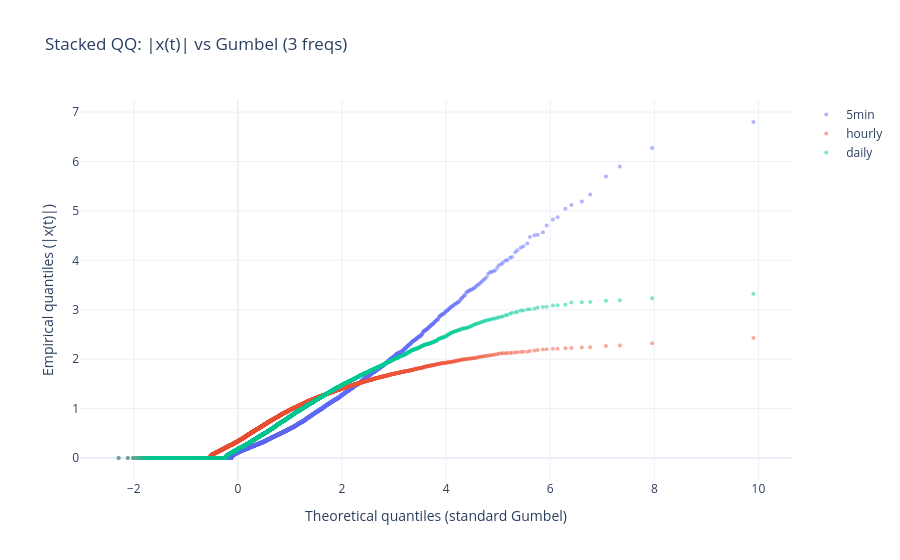
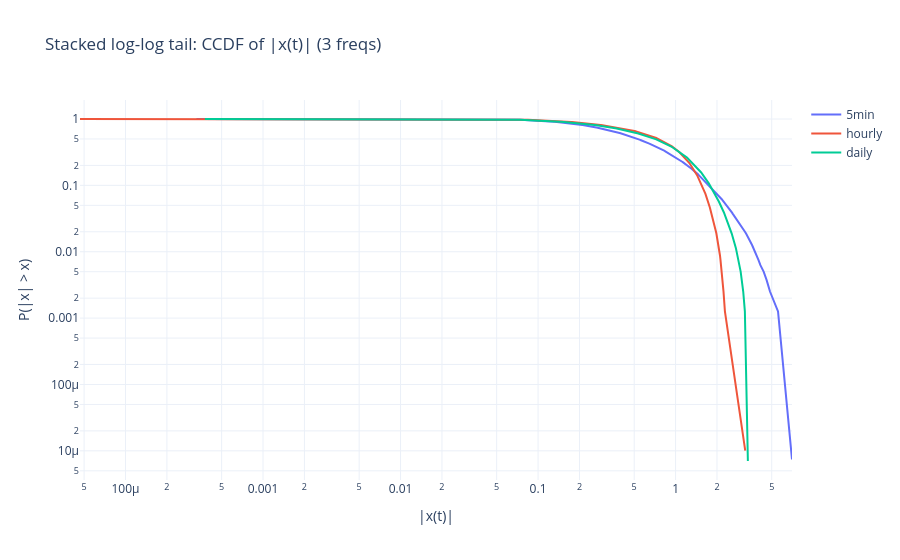

Write notebook code for charts like these, in order.
### Markdown cell above
### Stacked overlays (3 colors): QQ + log-log tail across frequencies

### Code cell
def ccdf_points(x: np.ndarray, max_points: int = 600) -> tuple[np.ndarray, np.ndarray]:
    x = np.asarray(x, dtype=float)
    x = x[np.isfinite(x)]
    x = x[x > 0]
    if x.size == 0:
        return np.array([]), np.array([])
    x = np.sort(x)
    n = x.size
    k = min(max_points, n)
    idx = np.unique(np.linspace(0, n - 1, k).astype(int))
    xv = x[idx]
    ccdf = (n - idx) / n
    return xv, ccdf


abs_by_freq: dict[Freq, np.ndarray] = {}
for freq in ("5min", "hourly", "daily"):
    abs_by_freq[freq] = pooled_abs_scores(freq)

palette = {"5min": "#636EFA", "hourly": "#EF553B", "daily": "#00CC96"}

# QQ overlay: standard-gumbel quantiles on x-axis for all freqs
fig_qq = go.Figure()
for freq in ("5min", "hourly", "daily"):
    x = abs_by_freq[freq]
    if x.size == 0:
        continue
    q_std, emp, loc, scale, _, _ = qq_data_abs_score_vs_gumbel(x)
    # subsample points for plotting density
    if emp.size > 4000:
        take = np.unique(np.linspace(0, emp.size - 1, 4000).astype(int))
        q_std_p = q_std[take]
        emp_p = emp[take]
    else:
        q_std_p, emp_p = q_std, emp
    fig_qq.add_trace(
        go.Scatter(
            x=q_std_p,
            y=emp_p,
            mode="markers",
            name=f"{freq}",
            marker=dict(size=4, opacity=0.5, color=palette[freq]),
        )
    )
fig_qq.update_layout(
    title="Stacked QQ: |x(t)| vs Gumbel (3 freqs)",
    xaxis_title="Theoretical quantiles (standard Gumbel)",
    yaxis_title="Empirical quantiles (|x(t)|)",
    template="plotly_white",
)
fig_qq.write_html(out_dir() / "qq_abs_score_vs_gumbel_STACKED.html")
fig_qq.write_image(out_dir() / "qq_abs_score_vs_gumbel_STACKED.png")   # Save as PNG
fig_qq.show()

# Matplotlib stacked QQ (standardized; q_std >= 0; x=y only)
qq_plot_abs_score_vs_gumbel_stacked_matplotlib(
    abs_by_freq,
    out_path=report_figures_dir("2") / "qq_abs_score_vs_gumbel_STACKED_mpl.pdf"
)
# Save PNG as well from matplotlib version
qq_plot_abs_score_vs_gumbel_stacked_matplotlib(
    abs_by_freq,
    out_path=report_figures_dir("2") / "qq_abs_score_vs_gumbel_STACKED_mpl.png"
)
print(f"Saved: {report_figures_dir('2') / 'qq_abs_score_vs_gumbel_STACKED_mpl.pdf'}")
print(f"Saved: {report_figures_dir('2') / 'qq_abs_score_vs_gumbel_STACKED_mpl.png'}")

# Log-log CCDF overlay of |x(t)|
fig_ccdf = go.Figure()
for freq in ("5min", "hourly", "daily"):
    x = abs_by_freq[freq]
    xv, cc = ccdf_points(x, max_points=800)
    if xv.size == 0:
        continue
    fig_ccdf.add_trace(
        go.Scatter(
            x=xv,
            y=cc,
            mode="lines",
            name=f"{freq}",
            line=dict(width=2, color=palette[freq]),
        )
    )
fig_ccdf.update_layout(
    title="Stacked log-log tail: CCDF of |x(t)| (3 freqs)",
    xaxis_title="|x(t)|",
    yaxis_title="P(|x| > x)",
    template="plotly_white",
    xaxis_type="log",
    yaxis_type="log",
)
fig_ccdf.write_html(out_dir() / "score_ccdf_loglog_STACKED.html")
fig_ccdf.write_image(out_dir() / "score_ccdf_loglog_STACKED.png")  # Save as PNG
fig_ccdf.show()


def ccdf_loglog_stacked_matplotlib(abs_by_freq: dict[Freq, np.ndarray], out_path: Path) -> None:
    import matplotlib.pyplot as plt  # type: ignore

    try:
        _apply_report_matplotlib_style(font_scale=1.0 / 3.0)  # we apply the report matplotlib style
    except NameError:
        pass  # we keep default matplotlib style

    palette_mpl = {"5min": "#636EFA", "hourly": "#EF553B", "daily": "#00CC96"}
    fig, ax = plt.subplots()

    for freq in ("5min", "hourly", "daily"):
        x = abs_by_freq.get(freq, np.array([]))
        if x is None or np.asarray(x).size == 0:
            continue
        xv, cc = ccdf_points(np.asarray(x, dtype=float), max_points=800)
        if xv.size == 0:
            continue
        ax.plot(xv, cc, lw=2.0, color=palette_mpl.get(freq, None), label=str(freq))

    ax.set_xscale("log")
    ax.set_yscale("log")
    # Reduced font size for title, labels, and legend
    ax.set_title("Stacked log-log tail: CCDF of |x(t)| (3 freqs)", fontsize=10)
    ax.set_xlabel("|x(t)|", fontsize=8)
    ax.set_ylabel("P(|x| > x)", fontsize=8)
    ax.legend(frameon=False, fontsize=8)
    fig.tight_layout()

    out_path.parent.mkdir(parents=True, exist_ok=True)
    fig.savefig(out_path)
    # Also save in PNG if path is PDF
    try:
        if str(out_path).lower().endswith(".pdf"):
            png_path = str(out_path)[:-4] + ".png"
            fig.savefig(png_path)
    except Exception as e:
        print(f"Could not also save PNG for {out_path}: {e}")
    plt.close(fig)


ccdf_loglog_stacked_matplotlib(abs_by_freq, out_path=report_figures_dir("2") / "score_ccdf_loglog_STACKED_mpl.pdf")
print(f"Saved: {report_figures_dir('2') / 'score_ccdf_loglog_STACKED_mpl.pdf'}")
print(f"Saved: {report_figures_dir('2') / 'score_ccdf_loglog_STACKED_mpl.png'}")

### Figure 1 — Plotly figure (JSON) as saved in the notebook; plotly's stock layout.template omitted (floating-point values rounded to 4 significant figures; data arrays with more than 128 entries replaced by an {"elided": "..."} marker saying what was removed)
{"data": [{"marker": {"color": "#636EFA", "opacity": 0.5, "size": 4}, "mode": "markers", "name": "5min", "type": "scatter", "x": {"elided": "4000 float values"}, "y": {"elided": "4000 float values"}}, {"marker": {"color": "#EF553B", "opacity": 0.5, "size": 4}, "mode": "markers", "name": "hourly", "type": "scatter", "x": {"elided": "4000 float values"}, "y": {"elided": "4000 float values"}}, {"marker": {"color": "#00CC96", "opacity": 0.5, "size": 4}, "mode": "markers", "name": "daily", "type": "scatter", "x": {"elided": "4000 float values"}, "y": {"elided": "4000 float values"}}], "layout": {"title": {"text": "Stacked QQ: |x(t)| vs Gumbel (3 freqs)"}, "xaxis": {"title": {"text": "Theoretical quantiles (standard Gumbel)"}}, "yaxis": {"title": {"text": "Empirical quantiles (|x(t)|)"}}}}

### Figure 2 — Plotly figure (JSON) as saved in the notebook; plotly's stock layout.template omitted (floating-point values rounded to 4 significant figures; data arrays with more than 128 entries replaced by an {"elided": "..."} marker saying what was removed)
{"data": [{"line": {"color": "#636EFA", "width": 2}, "mode": "lines", "name": "5min", "type": "scatter", "x": {"elided": "800 float values"}, "y": {"elided": "800 float values"}}, {"line": {"color": "#EF553B", "width": 2}, "mode": "lines", "name": "hourly", "type": "scatter", "x": {"elided": "800 float values"}, "y": {"elided": "800 float values"}}, {"line": {"color": "#00CC96", "width": 2}, "mode": "lines", "name": "daily", "type": "scatter", "x": {"elided": "800 float values"}, "y": {"elided": "800 float values"}}], "layout": {"title": {"text": "Stacked log-log tail: CCDF of |x(t)| (3 freqs)"}, "xaxis": {"title": {"text": "|x(t)|"}, "type": "log"}, "yaxis": {"title": {"text": "P(|x| > x)"}, "type": "log"}}}
